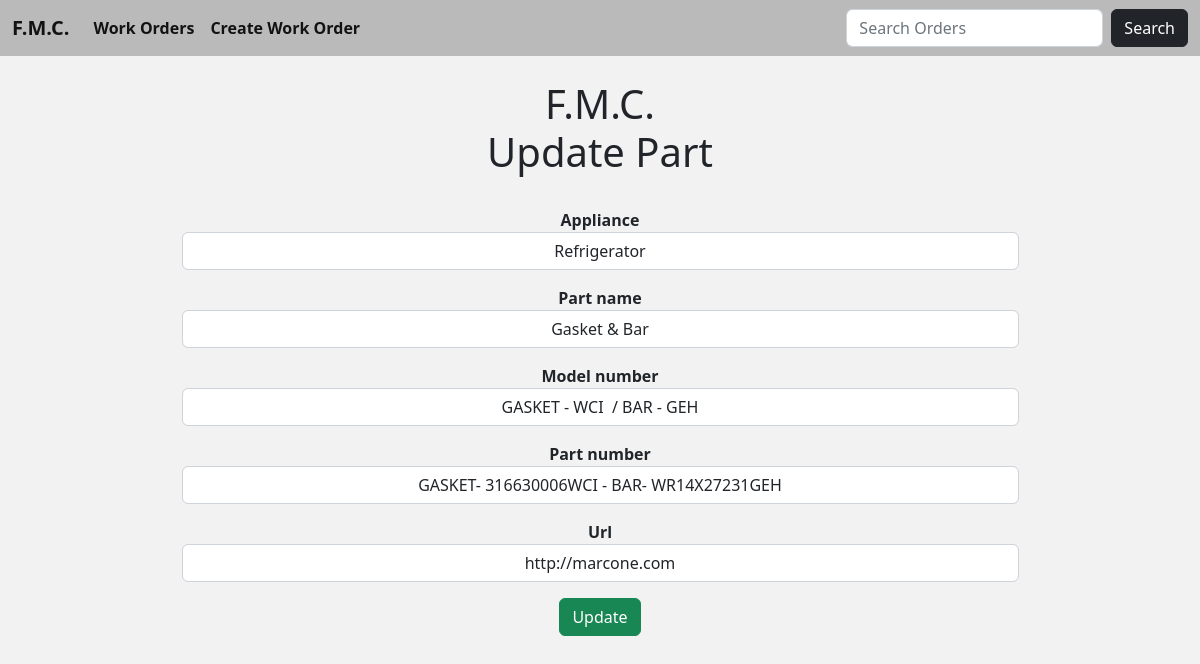
The app's page /work_orders_details/10/edit_part with its own data.
### fmc/models.py (models this page shows, shortened)
class Appliances(models.Model):
    part_address = models.ForeignKey(Work, related_name='address_appliances', on_delete=models.CASCADE)
    appliance = models.CharField(max_length=64, null=True)
    part_name = models.CharField(max_length=64, null=True)
    model_number = models.CharField(max_length=64, null=True)
    part_number = models.CharField(max_length=64, null=True)
    url = models.URLField(max_length=200, null=True)
    date_added = models.DateTimeField(auto_now_add=True, null=True)

### fmc/views.py (the view, shortened to what this page needs)
# urls.py: path('work_orders_details/<int:pk>/edit_part', UpdatePart.as_view(), name='update-appliance-part'),
class UpdatePart(SuccessMessageMixin, UpdateView):
    model = Appliances
    template_name = 'update_part.html'
    form_class = WorkOrderPartUpdate

### fmc/forms.py
class WorkOrderPartUpdate(forms.ModelForm):
    def __init__(self, *args, **kwargs):
        super().__init__(*args, **kwargs)
        self.label_suffix = ''
    class Meta:
        model = Appliances
        fields = ('appliance', 'part_name', 'model_number', 'part_number', 'url',)
        label_suffix = '-'
        labels = {}
        widgets = {
            'appliance': forms.TextInput(attrs={'class': 'form-control', 'style': 'text-align: center'}),
            'part_name': forms.TextInput(attrs={'class': 'form-control', 'style': 'text-align: center'}),
            'model_number': forms.TextInput(attrs={'class': 'form-control', 'style': 'text-align: center'}),
            'part_number': forms.TextInput(attrs={'class': 'form-control', 'style': 'text-align: center'}),
            'url': forms.TextInput(attrs={'class': 'form-control', 'style': 'text-align: center'}),
        }

### fmc/templates/update_part.html (shortened to what this page needs)
{% extends 'index.html' %}
{% block body %}
    <div class="container">
        <center><h1>F.M.C.</br>Update Part</h1></center>
    </div>
<center>
    <div class="form-outline w-75">
        <div class="form-group">
            <form method="POST" style = "font-weight: bold; font-size: 16px;">
                {{ form.as_p }}
                <button class="btn btn-success">Update</button>
            </form>
    </div>
</div>
</center>
{% endblock %}

### fmc/templates/index.html (style rules this page uses)
body { background-color: #F2F2F2; }

### records on screen
Appliances: appliance "Refrigerator", part_name "Gasket & Bar", model_number "GASKET - WCI / BAR - GEH", part_number "GASKET- 316630006WCI - BAR- WR14X27231GEH", url "http://marcone.com"
